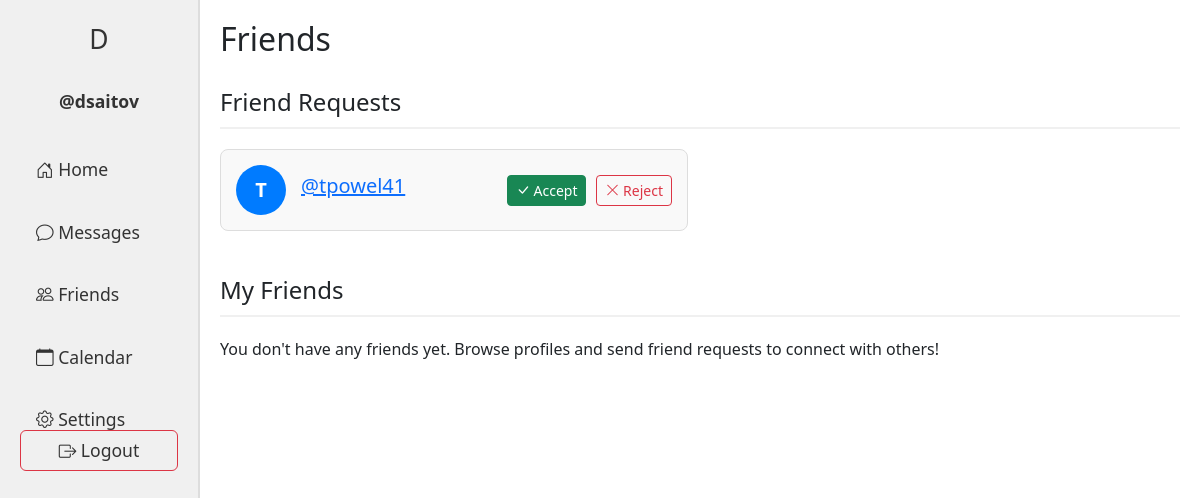
Before: /friends/ (signed in) with the older database file.
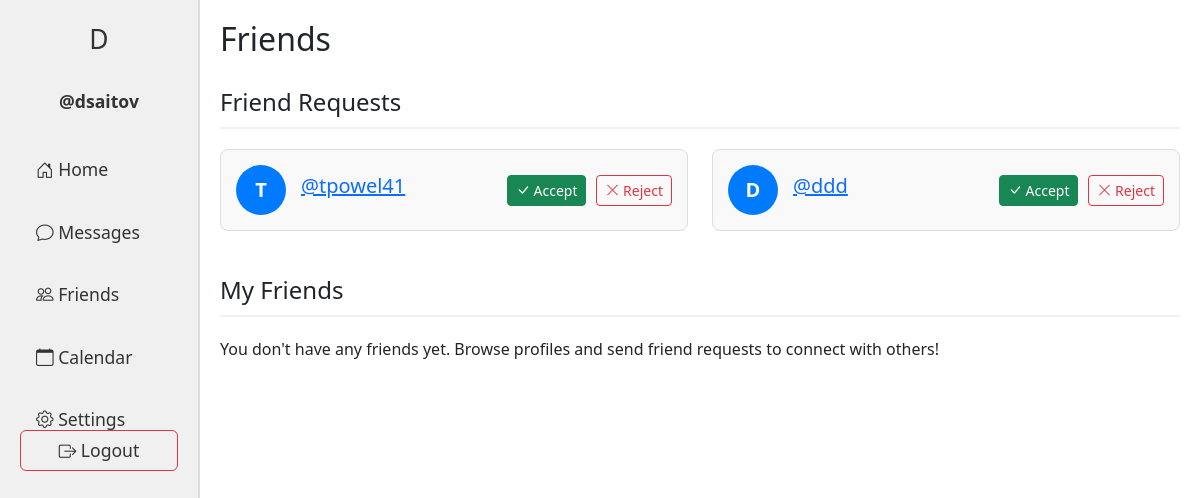
After: the same page with the newer database file.
### main/models.py (models this page shows, shortened)
class FriendRequest(models.Model):
    from_user = models.ForeignKey(settings.AUTH_USER_MODEL, related_name='friend_requests_sent', on_delete=models.CASCADE)
    to_user = models.ForeignKey(settings.AUTH_USER_MODEL, related_name='friend_requests_received', on_delete=models.CASCADE)
    created_at = models.DateTimeField(auto_now_add=True)
    class Meta:
        unique_together = ('from_user', 'to_user')

class User(AbstractUser):
    name = models.CharField(max_length=200, null=True)
    email = models.EmailField(unique=True, null=True)
    bio = models.TextField(null=True)
    avatar = models.ImageField(null=True, default="avatar.svg")
    profile_picture = models.ImageField(upload_to='profile_images/', null=True, blank=True)
    groups = models.ManyToManyField(
        'auth.Group',
        related_name='main_user_set',
        blank=True,
        help_text='The groups this user belongs to.',
        verbose_name='groups',
    )
    user_permissions = models.ManyToManyField(
        'auth.Permission',
        related_name='main_user_set',
        blank=True,
        help_text='Specific permissions for this user.',
        verbose_name='user permissions',
    )
    USERNAME_FIELD = 'email'
    REQUIRED_FIELDS = ['username']  # Username is required for AbstractUser
    class Meta:
        app_label = 'main'
        db_table = 'main_user'

### main/views.py (the view)
# urls.py: path('friends/', views.friend_list, name='friend_list'),
@login_required(login_url='login')
def friend_list(request):
    friendships = Friendship.objects.filter(
        Q(user1=request.user) | Q(user2=request.user)
    )
    friends = []
    for friendship in friendships:
        if friendship.user1 == request.user:
            friends.append(friendship.user2)
        else:
            friends.append(friendship.user1)
    friend_requests = FriendRequest.objects.filter(to_user=request.user)
    context = {
        'friends': friends,
        'friend_requests': friend_requests,
    }
    return render(request, 'friends.html', context)

### templates/friends.html (shortened to what the changed rows need)
<!DOCTYPE html>
<html lang="en">
<head>
    <link href="https://cdn.jsdelivr.net/npm/bootstrap@5.3.0/dist/css/bootstrap.min.css" rel="stylesheet">
    <link rel="stylesheet" href="https://cdn.jsdelivr.net/npm/bootstrap-icons@1.10.0/font/bootstrap-icons.css">
</head>
<body>
    <div class="container-fluid">
        <div class="row">
            <div class="col-10 center-column">
                <h2>Friends</h2>
                {% if friend_requests %}
                    <div class="row">
                        {% for request in friend_requests %}
                            <div class="col-md-6">
                                <div class="friend-card">
                                    {% if request.from_user.profile_picture %}
                                        <div class="friend-avatar">
                                            <img src="{{ request.from_user.profile_picture.url }}" alt="{{ request.from_user.username }}">
                                        </div>
                                    {% else %}
                                        <div class="friend-avatar">
                                            {{ request.from_user.username.0|upper }}
                                        </div>
                                    {% endif %}
                                    <div class="friend-info">
                                        <h5><a href="{% url 'profile' username=request.from_user.username %}">@{{ request.from_user.username }}</a></h5>
                                    </div>
                                    <div class="friend-actions">
                                        <a href="{% url 'accept_friend_request' username=request.from_user.username %}" class="btn btn-success btn-sm">
                                            <i class="bi bi-check-lg"></i> Accept
                                        </a>
                                        <a href="{% url 'reject_friend_request' username=request.from_user.username %}" class="btn btn-outline-danger btn-sm">
                                            <i class="bi bi-x-lg"></i> Reject
                                        </a>
                                    </div>
                                </div>
                            </div>
                        {% endfor %}
                    </div>
                {% endif %}
            </div>
        </div>
    </div>
</body>
</html>

Changed rows visible on the page:
added FriendRequest: from_user.username.0 "D", from_user.username "ddd"
